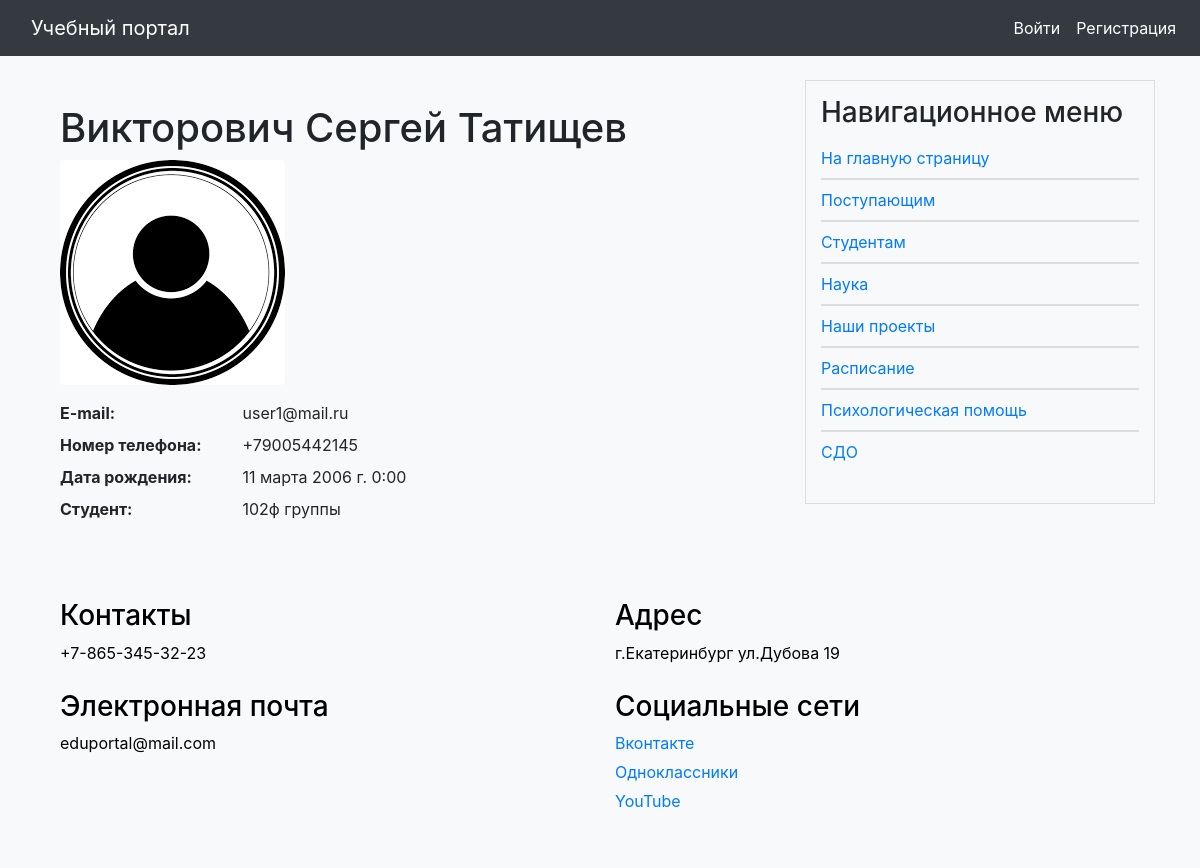
The app's page /users/profile_user/2, older data.
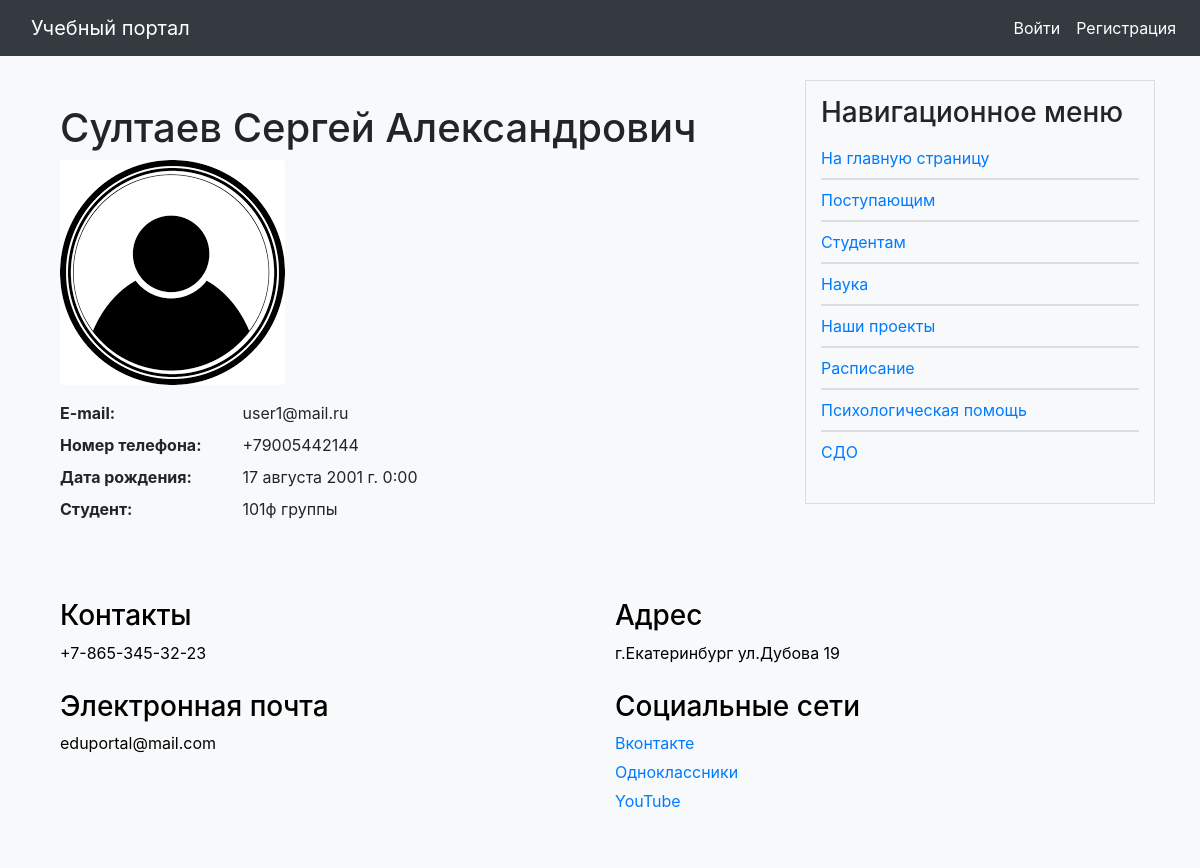
The same page, newer data.
### users/models.py (models this page shows, shortened)
class User(AbstractUser):
    class Status(models.IntegerChoices):
        NO_CURATOR = 0, 'Не куратор'
        CURATOR = 1, 'Куратор'
    surname = models.CharField(max_length=255, blank=True, verbose_name='Отчество')
    photo = models.ImageField(upload_to="users/%Y/%m/%d/", blank=True, null=True, verbose_name="Фотография")
    date_birth = models.DateTimeField(blank=True, verbose_name="Дата рождения")
    cat_user = models.ForeignKey('CategoryUser', on_delete=models.PROTECT, related_name='users',
                                 default=None, null=True, verbose_name='Категория пользователя')
    group_stud = models.ForeignKey('GroupStudents', blank=True, related_name='groups',
                                   verbose_name='Группа пользователя', on_delete=models.PROTECT, default=None,
                                   null=True)
    phone_number = models.CharField(max_length=100, unique=True, blank=True, verbose_name='Номер телефона')
    courses = models.ManyToManyField('education.Courses', related_name='course_teacher',
                                     verbose_name='Курсы преподавателя')
    is_curator = models.BooleanField(choices=tuple(map(lambda x: (bool(x[0]), x[1]), Status.choices)),
                                     default=Status.NO_CURATOR, verbose_name="Статус кураторства")
    def get_full_name(self):
        return str(self.last_name + ' ' + self.first_name + ' ' + self.surname)

class CategoryUser(models.Model):
    class Meta:
        verbose_name = 'Категория пользователя'
        verbose_name_plural = 'Категории пользователей'
    title = models.CharField(max_length=100, verbose_name='Название')
    def __str__(self):
        return self.title

class GroupStudents(models.Model):
    class Meta:
        verbose_name = 'Группы студентов'
        verbose_name_plural = 'Группа студентов'
    group = models.CharField(max_length=100, db_index=True, verbose_name='Группа')
    courses = models.ManyToManyField('education.Courses', related_name='groups_related', verbose_name='Курсы')
    slug = models.SlugField(max_length=100, unique=True, db_index=True, verbose_name='Slug')
    curator = models.ForeignKey('User', blank=True, related_name='curator', verbose_name='Куратор группы',
                                on_delete=models.SET_NULL, default=None, null=True)
    members = models.ManyToManyField('User', related_name='group_members', verbose_name='Участники группы')
    def __str__(self):
        return self.group

### portal/models.py (models this page shows, shortened)
class ShowInfo(models.Model):
    class Meta:
        verbose_name = 'Основная информация'
        verbose_name_plural = 'Основная информация'
    title = models.CharField(max_length=255, verbose_name='Заголовок')
    slug = models.SlugField(max_length=255, unique=True, db_index=True, verbose_name='Slug')
    photo = models.ImageField(upload_to='photos/info', default=None,
                              blank=True, null=True, verbose_name='Фото')
    file = models.FileField(upload_to='file/%Y/%m/%d/', default=None,
                            blank=True, null=True, verbose_name='Файлы')
    content = models.TextField(blank=True, verbose_name='Текст статьи')
    def get_absolute_url(self):
        return reverse('show_info', kwargs={'info_slug': self.slug})

### users/views.py (the view)
# urls.py: path('profile_user/<int:user_id>', views.ProfileUsersView.as_view(), name='profile_user')
class ProfileUsersView(DetailView):
    model = User
    template_name = 'users/user_profile.html'
    pk_url_kwarg = 'user_id'
    context_object_name = 'profile_user'
    def get_context_data(self, **kwargs):
        context = super().get_context_data(**kwargs)
        context['title'] = 'Профиль пользователя'
        context['default_image'] = settings.DEFAULT_USER_IMAGE
        return context
    def get_object(self, queryset=None):
        return get_object_or_404(User, pk=self.kwargs[self.pk_url_kwarg])

### portal/context_processors.py (called while the page is built)
def get_portal_context(request):
    navigate = ShowInfo.objects.all()
    return {'navigate': navigate}

### users/templates/users/user_profile.html
{% extends 'base.html' %}
{% block content %}
<div class="container mt-4">
    <h1>{{profile_user.get_full_name}}</h1>
    {% if profile_user.photo %}
        <img src="{{ profile_user.photo.url }}" class="img-fluid rounded mb-3" alt="Профильное фото">
    {% else %}
        <img src="{{ default_image }}" class="img-fluid rounded mb-3" alt="Профильное фото">
    {% endif %}
    <dl class="row">
        <dt class="col-sm-3">E-mail:</dt>
        <dd class="col-sm-9">{{ profile_user.email }}</dd>
        <dt class="col-sm-3">Номер телефона:</dt>
        <dd class="col-sm-9">{{ profile_user.phone_number }}</dd>
        <dt class="col-sm-3">Дата рождения:</dt>
        <dd class="col-sm-9">{{ profile_user.date_birth }}</dd>
        {% if profile_user.cat_user_id == 1 %}
            <dt class="col-sm-3">{{ profile_user.cat_user }}:</dt>
            <dd class="col-sm-9">{{ profile_user.group_stud }} группы</dd>
        {% else %}
            <dt class="col-sm-3">Статус:</dt>
            <dd class="col-sm-9">{{ profile_user.cat_user }}</dd>
        {% endif %}
    </dl>
</div>
{% endblock %}

### templates/base.html (shortened to what this page needs)
{% load static %}
<!DOCTYPE html>
<html lang="en">
<head>
    <link rel="stylesheet" href="https://stackpath.bootstrapcdn.com/bootstrap/4.3.1/css/bootstrap.min.css">
    <link rel="stylesheet" href="https://cdn.jsdelivr.net/npm/bootstrap-icons@1.10.5/font/bootstrap-icons.css">
    <link type="text/css" href="{% static 'portal/css/styles.css' %}" rel="stylesheet" />
</head>
<body>
<nav class="navbar navbar-expand-lg navbar-dark bg-dark fixed-top navbar-custom">
    <a class="navbar-brand" href="/">Учебный портал</a>
    <div class="collapse navbar-collapse" id="navbarNav">
    <ul class="navbar-nav ml-auto">
        {% if user.is_authenticated %}
            <li class="nav-item">
                <a class="nav-link" href="{% url 'users:profile' %}">{{ user.username }}</a>
            </li>
            <li class="nav-item">
                <a class="nav-link" href="{% url 'education:personal-area' %}">Личный кабинет</a>
            </li>
            <li class="nav-item">
                <a class="nav-link" href="{% url 'users:logout' %}">Выйти</a>
            </li>
        {% else %}
            <li class="nav-item">
                <a class="nav-link" href="{% url 'users:login' %}">Войти</a>
            </li>
            <li class="nav-item">
                <a class="nav-link" href="{% url 'users:register' %}">Регистрация</a>
            </li>
        {% endif %}
    </ul>
</div>
</nav>
<div class="container mt-4">
    <div class="row">
        <div class="col-md-8">
            {% block content %}
            {% endblock %}
        </div>
        <div class="col-md-4">
            <div class="nav-block">
                <h3>Навигационное меню</h3>
                <ul>
                    {% if request.path != '/' and request.resolver_match.namespace != 'education' %}
                        <li><a href="/">На главную страницу</a></li>
                    {% endif %}
                    {% if request.resolver_match.namespace == 'education' %}
                        <li><a href="{% url 'education:my_group' %}">Моя группа</a></li>
                        <li><a href="/">Для студентов</a></li>
                        <li><a href="/">Тесты</a></li>
                        <li><a href="/">Библиотека</a></li>
                    {% else %}
                        {% for n in navigate %}
                            <li><a href="{{ n.get_absolute_url }}">{{ n.title }}</a></li>
                        {% endfor %}
                    {% endif %}
                </ul>
            </div>
        </div>
    </div>
</div>
<div class="container mt-4">
    <div class="footer">
    <div class="container">
        <div class="row">
            <div class="col-md-6">
                <h3>Контакты</h3>
                <p>+7-865-345-32-23</p>
            </div>
            <div class="col-md-6">
                <h3>Адрес</h3>
                <p>г.Екатеринбург
                ул.Дубова 19</p>
            </div>
            <div class="col-md-6">
                <h3>Электронная почта</h3>
                <p>eduportal@mail.com</p>
            </div>
            <div class="col-md-6">
                <h3>Социальные сети</h3>
                <p><a href="#">Вконтакте</a></p>
                <p><a href="#">Одноклассники</a></p>
                <p><a href="#">YouTube</a></p>
            </div>
        </div>
    </div>
</div>
</body>
</html>

### portal/static/portal/css/styles.css (style rules this page uses)
body { padding-top: 56px; background-color: #f8f9fa; }
.navbar-custom { background-color: #343a40; }
.navbar-custom , .navbar-custom .navbar-text { color: #ffffff; }
.navbar-brand { color: #ffffff; margin-left: 15px; }
.navbar-custom .navbar-nav .nav-link { color: #ffffff; }
.nav-block { background-color: #f8f9fa; padding: 15px; border: 1px solid #ddd; }
.nav-block ul { padding: 0; list-style-type: none; }
.nav-block li { border-top: 1px solid #ddd; border-bottom: 1px solid #ddd; margin: 0; padding: 8px 0; }
.nav-block li:first-child { border-top: none; }
.nav-block li:last-child { border-bottom: none; }
.footer { background-color: #f8f9fa; color: black; padding: 30px 0; width: 100%; }
.footer .row { display: flex; justify-content: space-between; flex-wrap: wrap; }
.footer .col-md-6 { margin-bottom: 20px; }
.footer .col-md-6 p { margin-bottom: 5px; }

Row changes from the older to the newer data that the page shows:
changed User "user1@mail.ru": get_full_name "Викторович Сергей Татищев" → "Султаев Сергей Александрович"; phone_number "+79005442145" → "+79005442144"; date_birth "11 марта 2006 г. 0:00" → "17 августа 2001 г. 0:00"; group_stud "102ф" → "101ф"
